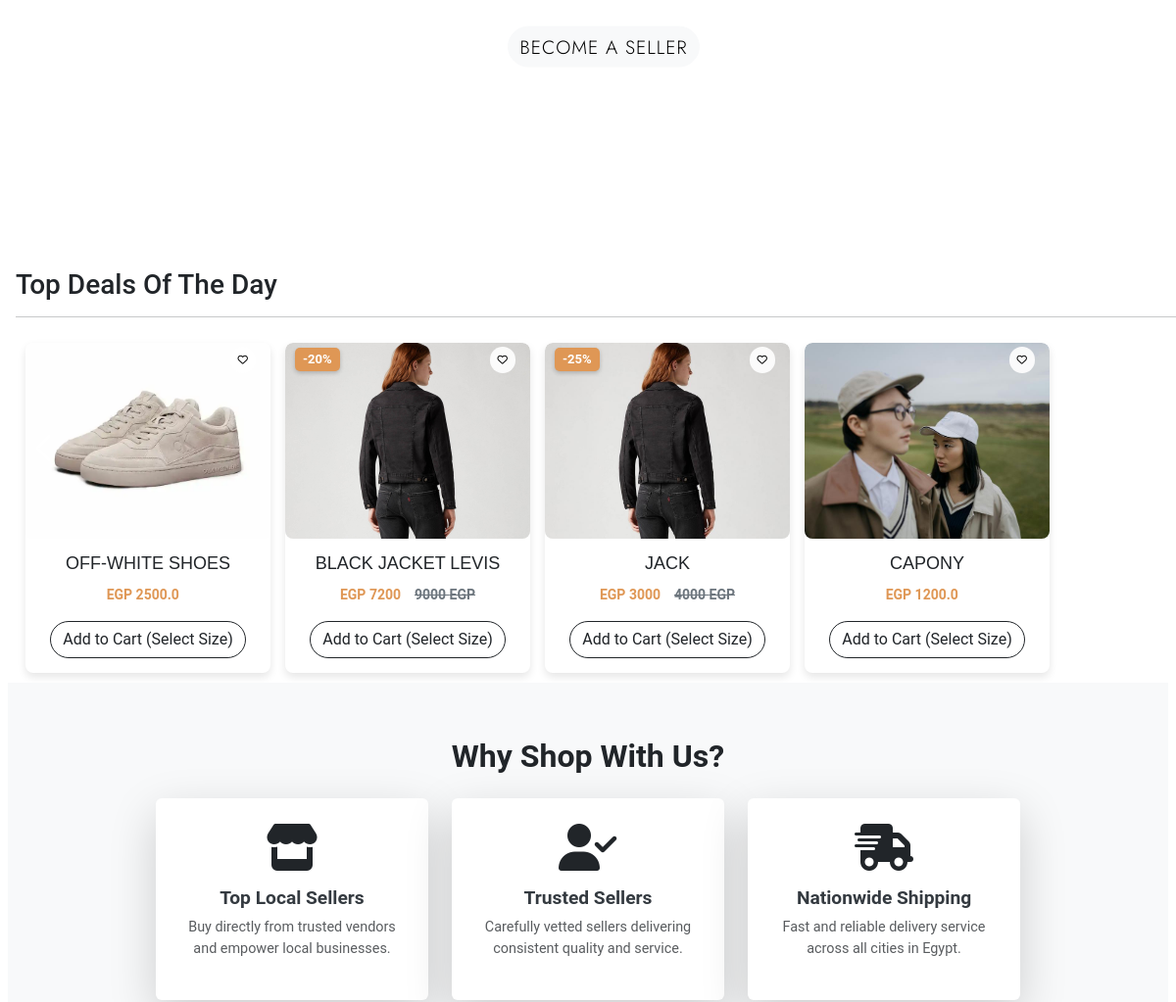
The app's page / (middle part), older data.
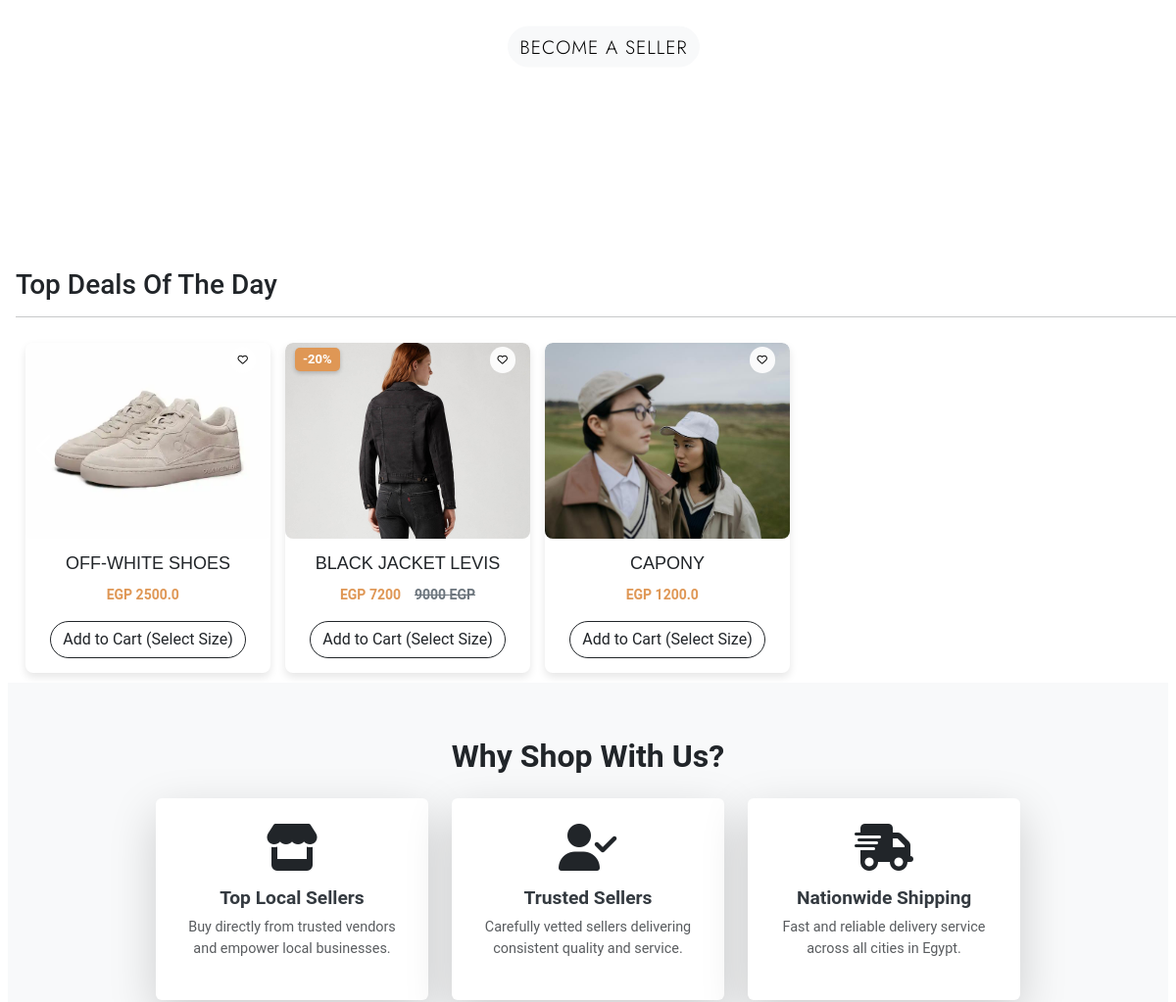
The same page, newer data.
### app/models.py (models this page shows, shortened)
class Product(models.Model):
    VARIANTS = (
        ('None', 'None'),
        ('Size', 'Size'),
    )
    total_quantity = models.IntegerField()
    vendor = models.ForeignKey(Vendor, on_delete=models.CASCADE, related_name='products', null=True, blank=True)  # Link product to a vendor
    availability = models.IntegerField(null=True)
    featured_image = models.ImageField(upload_to='media/product_imgs', max_length=255, blank=True, null=True)
    product_name = models.CharField(max_length=600)
    Brand = models.ForeignKey(Brand, related_name='products', on_delete=models.CASCADE, null=True)
    price = models.IntegerField()
    discount = models.IntegerField()
    tax = models.IntegerField(null=True)
    variant = models.CharField(max_length=10, choices=VARIANTS, default='None')
    packing_cost = models.IntegerField(null=True)
    product_information = models.CharField(max_length=900, null=True)
    model_name = models.CharField(max_length=900)
    categories = models.ForeignKey(Category, related_name='products', on_delete=models.CASCADE)
    color = models.ManyToManyField(Color, related_name='products', null=True)
    tags = models.CharField(max_length=900)
    description = models.CharField(max_length=900, null=True)
    section = models.ForeignKey(Section, on_delete=models.DO_NOTHING)
    slug = models.SlugField(default='', max_length=900, null=True, blank=True)
    main_categorys = models.ForeignKey(Main_Category, on_delete=models.CASCADE, null=True, blank=True)
    def get_absolute_url(self):
        from django.urls import reverse
        return reverse("product_detail", kwargs={'slug': self.slug})
    class Meta:
        db_table = "app_Product"

### app/views.py (the view)
# urls.py: path('', views.frontpage, name='frontpage'),
def frontpage(request):
    sliders = slider.objects.all().order_by('-id')[0:3]
    banners = banner_area.objects.all().order_by('-id')[0:3]
    brands = Brand.objects.all()
    main_category = Main_Category.objects.all()
    sub_category = Sub_Category.objects.all()
    categories = Category.objects.all().order_by('-id')[0:3]
    product = Product.objects.filter(section__name = 'Hot Deals')
    newproduct = Product.objects.filter(section__name = 'New arrivals')
    context= {
        'sliders': sliders,
        'banners': banners,
        'main_category': main_category,
        'sub_category': sub_category,
        'product':product,
        'brands': brands,
        'categories': categories,
        'newproduct': newproduct,
    }
    return render(request, 'app/frontpage.html', context)  # render the template with the context

### app/context_processors.py (called while the page is built)
def wishlist_count(request):
    if request.user.is_authenticated:
        return {'wishlist_count': Wishlist.objects.filter(user=request.user).count()}
    return {'wishlist_count': 0}

### app/templatetags/product_tags.py (called while the page is built)
@register.simple_tag
def call_sellprice(price, discount):
    try:
        price = float(price)
        discount = float(discount) if discount else 0  # Convert discount to float or default to 0 if None
        if discount == 0:
            return price
        sellprice = price - (price * discount / 100)
        return math.floor(sellprice)
    except (ValueError, TypeError):
        return price

### app/templates/app/frontpage.html (shortened to what this page needs)
{% extends "app/base.html" %}
{% load product_tags %}
{% block content %}
<section class="banner mx-3">
    <div class="container banner-content mt-2">
        <div class="d-flex gap-3 justify-content-center">
            <a href="{% url 'contact' %}">
                <p class="btn btn-light btn-become-seller jost-shop justify-contetn-center mb-5 mx-2">Become a Seller</p>
            </a>
        </div>
    </div>
</section>
<div class="sliderr-container w-100 mx-3">
    <h3 class="md-2 mt-5"> Top Deals Of The Day</h3>
    <hr>
    <div class="sliderr-track">
        {% for i in product %}
            {% if i.total_quantity > 0 %}
            <div class="slidee image-container">
                <a href="{{ i.get_absolute_url }}">
                    <img src="{{ i.featured_image }}" alt="{{ i.product_name }}" class="img-fluid"          style="max-height: 250px; object-fit: cover; width: 100%;">
                </a>
                {% if i.discount %}
                    <span class="discount-text text-white">-{{ i.discount }}%</span>
                {% endif %}
                <a href="{% url 'add_to_wishlist' i.id %}">
                    <i class="fa-regular fa-heart iconn"></i>
                </a>
                <div class="slidee-info">
                    <h4 class="text-dark tuffy-regular">{{ i.product_name|truncatewords:10 }}</h4>
                    <div class="product-price text-center">
                        <p style="    font-size: 14px;
    font-weight: 700;
    color: #DF9755;">
                           EGP {% call_sellprice i.price i.discount %} &nbsp;&nbsp;
                            {% if i.discount %}
                                <del class="text-secondary" style=" font-size:14px;">{{ i.price }} EGP</del>
                            {% endif %}
                        </p>
                        <a href="{% url 'product_detail' slug=i.slug %}" class="btn btn-outline-dark rounded-pill">
                            Add to Cart (Select Size)
                        </a>
                    </div>
                </div>
            </div>
            {% endif %}
        {% endfor %}
    </div>
    <button class="arrow-left"><i class="carousel-control-prev-icon"></i></button>
    <button class="arrow-right"><i class="carousel-control-next-icon"></i></button>
</div>
<div class="why-shop-with-us mx-2">
    <div class="mt-4">
        <h2 class="text-center fw-bold mb-4">Why Shop With Us?</h2>
        <div class="row text-center g-4 justify-content-center">
            <div class="col-12 col-md-6 col-lg-3">
                <div class="feature-box p-4 shadow-lg bg-white rounded transition-all">
                    <i class="fas fa-store fa-3x mb-3 text-dark"></i>
                    <h5 class="fw-semibold mb-2">Top Local Sellers</h5>
                    <p class="text-muted small">Buy directly from trusted vendors and empower local businesses.</p>
                </div>
            </div>
            <div class="col-12 col-md-6 col-lg-3">
                <div class="feature-box p-4 shadow-lg bg-white rounded transition-all">
                    <i class="fas fa-user-check fa-3x mb-3 text-dark"></i>
                    <h5 class="fw-semibold mb-2">Trusted Sellers</h5>
                    <p class="text-muted small">Carefully vetted sellers delivering consistent quality and service.</p>
                </div>
            </div>
            <div class="col-12 col-md-6 col-lg-3">
                <div class="feature-box p-4 shadow-lg bg-white rounded transition-all">
                    <i class="fas fa-shipping-fast fa-3x mb-3 text-dark"></i>
                    <h5 class="fw-semibold mb-2">Nationwide Shipping</h5>
                    <p class="text-muted small">Fast and reliable delivery service across all cities in Egypt.</p>
                </div>
            </div>
        </div>
    </div>
</div>
{% endblock %}

Row changes from the older to the newer data that the page shows:
no longer on this page (row edited): Product: featured_image (picture), discount "25", product_name "JACK", price+discount "3000", price "4000"
